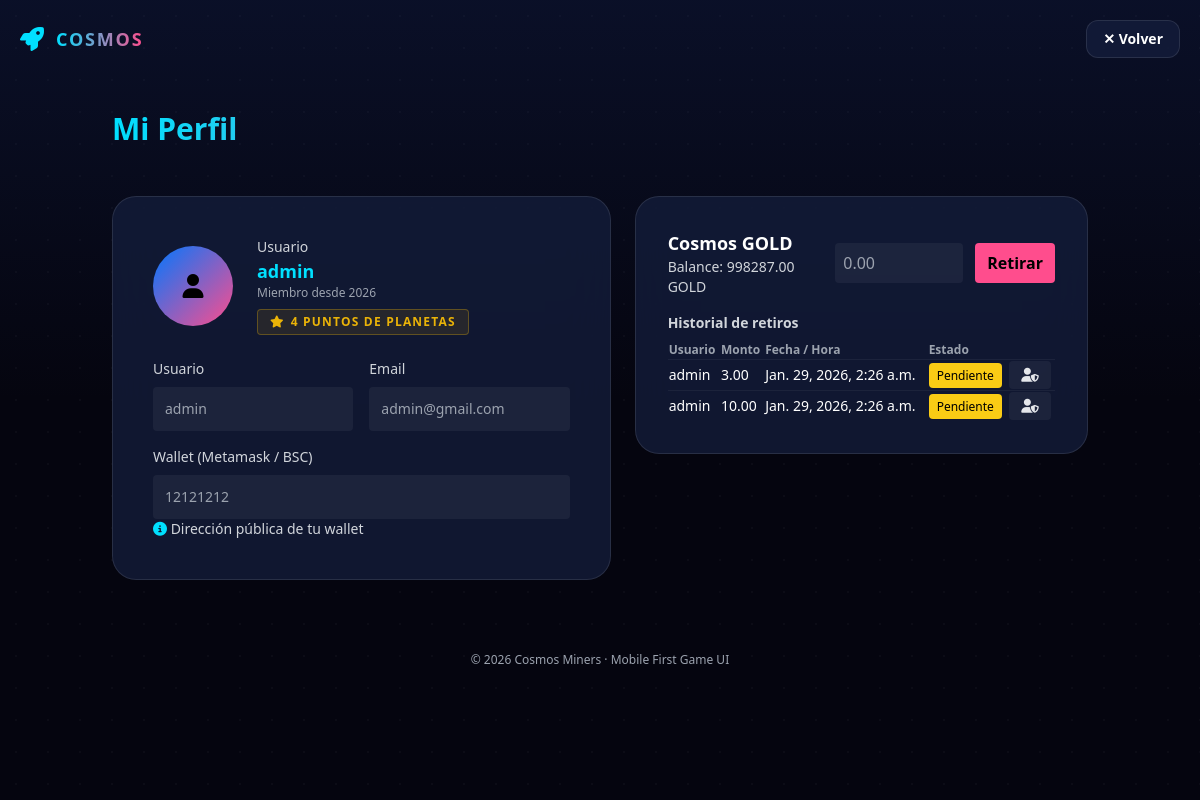
The page /profile/ (signed in) on the database as committed earlier.
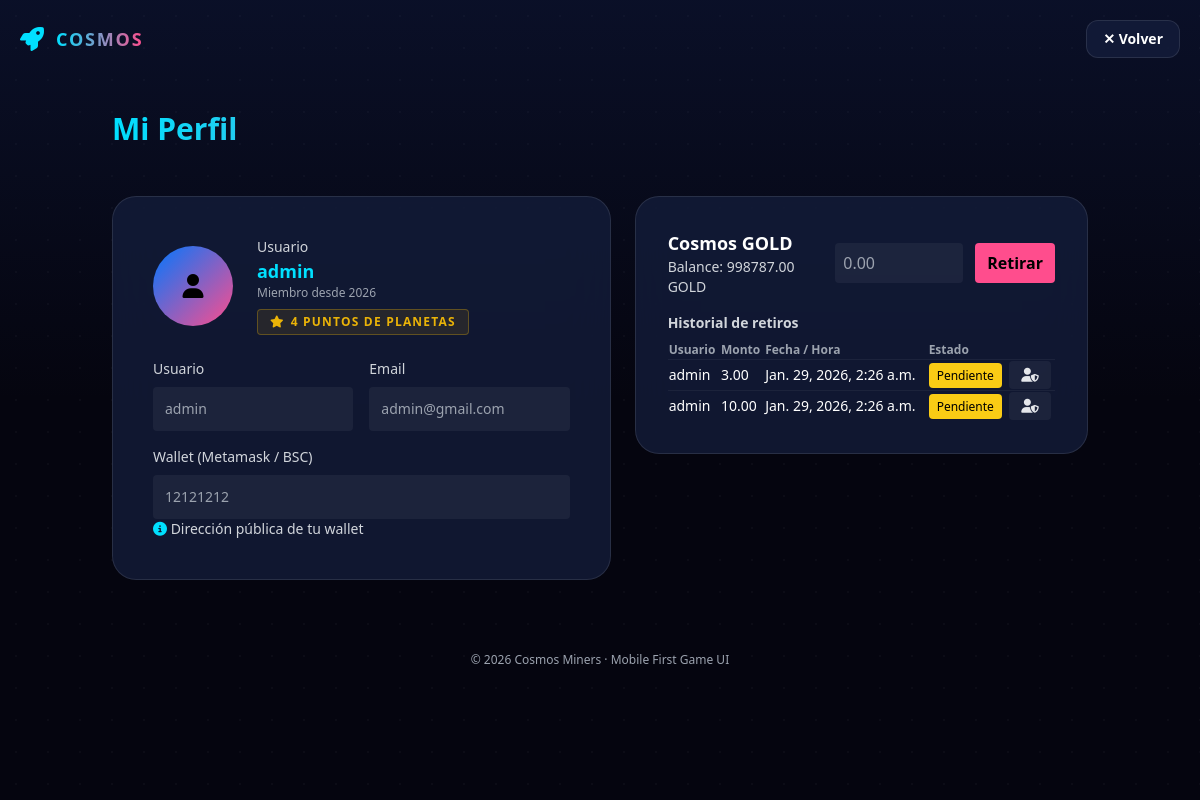
The same page on the database as committed later.
### game/models.py (models this page shows, shortened)
class Profile(models.Model):
    user = models.OneToOneField(settings.AUTH_USER_MODEL, on_delete=models.CASCADE)
    wallet_metamask_bsc = models.CharField(max_length=255,null=True,blank=True, unique=True)
    cosmos_gold = models.DecimalField(max_digits=12, decimal_places=2, default=Decimal('0.00'))
    points = models.IntegerField(default=0)
    created_at = models.DateTimeField(auto_now_add=True)

### game/views.py (the view)
# urls.py: path("profile/", profile_view, name="profile_view"),
@login_required
def profile_view(request):
    profile, _ = Profile.objects.get_or_create(user=request.user)
    withdrawals = request.user.withdrawals.order_by('-created_at')
    return render(request, "game/profile.html", {"user": request.user, "profile": profile, "withdrawals": withdrawals})

### game/templates/game/profile.html (shortened to what the changed rows need)
<!DOCTYPE html>
<html lang="es">
<head>
  <script src="https://cdn.tailwindcss.com"></script>
  <link rel="stylesheet"
        href="https://cdnjs.cloudflare.com/ajax/libs/font-awesome/6.4.0/css/all.min.css"/>
</head>
<body class="min-h-screen bg-space text-white overflow-x-hidden relative">
<section class="relative z-10 px-6 mt-8 mb-8 sm:mb-12 max-w-5xl mx-auto text-center lg:text-left">
  <h1 class="text-3xl font-black leading-tight mb-1 bg-gradient-to-r from-accent to-pink bg-clip-text text-transparent">Mi Perfil</h1>
</section>
<div class="relative z-10 px-6 pb-12 max-w-5xl mx-auto grid gap-6 lg:grid-cols-[1.1fr_1fr]">
  <main class="w-full">
    <div class="bg-card backdrop-blur-xl border border-white/10 rounded-3xl p-8 sm:p-6 lg:p-10 min-h-[65vh] sm:min-h-0 flex flex-col">
    <div class="flex items-center gap-6 mb-6">
      <div>
        <div class="text-sm text-gray-300">Usuario</div>
        <div class="font-bold text-accent text-lg">{{ user.username }}</div>
        <div class="text-xs text-gray-400">Miembro desde {{ user.date_joined|date:"Y" }}</div>
        <div class="mt-2 inline-flex items-center gap-1.5 px-3 py-1 rounded bg-yellow-500/10 border border-yellow-500/30 text-yellow-500 text-xs font-bold uppercase tracking-widest">
            <i class="fas fa-star text-yellow-500"></i> {{ profile.points }} Puntos de Planetas
        </div>
      </div>
    </div>
    <form id="profileForm" class="space-y-4 flex flex-col flex-1 lg:space-y-0 lg:grid lg:grid-cols-2 lg:gap-4">
      <label class="block text-sm text-gray-300 lg:col-span-2">
        Wallet (Metamask / BSC)
        <input name="wallet" value="{{ profile.wallet_metamask_bsc }}" readonly class="w-full mt-2 p-3 rounded bg-white/5 text-gray-400 cursor-not-allowed outline-none" />
        <div class="wallet-hint"><i class="fas fa-info-circle text-accent"></i> Dirección pública de tu wallet</div>
      </label>
    </form>
    </div>
  </main>
  <section class="w-full">
    <div class="bg-card backdrop-blur-xl border border-white/10 rounded-3xl p-6 lg:p-8">
    <div class="flex items-center justify-between mb-4">
      <div>
        <p class="text-sm text-gray-300">Balance: <span id="cgBalance">{{ profile.cosmos_gold }}</span> GOLD</p>
      </div>
    </div>
    <div>
      <div class="overflow-x-auto">
        <table class="w-full text-left text-sm">
          <thead class="text-gray-400 text-xs">
            <tr>
              <th>Usuario</th>
              <th>Monto</th>
              <th>Fecha / Hora</th>
              <th>Estado</th>
              <th></th>
            </tr>
          </thead>
        </table>
      </div>
    </div>
    </div>
  </section>
</div>
</body>
</html>

Rows that differ between the two databases and show on the page:
changed Profile: cosmos_gold "998287.00" → "998787.00"
